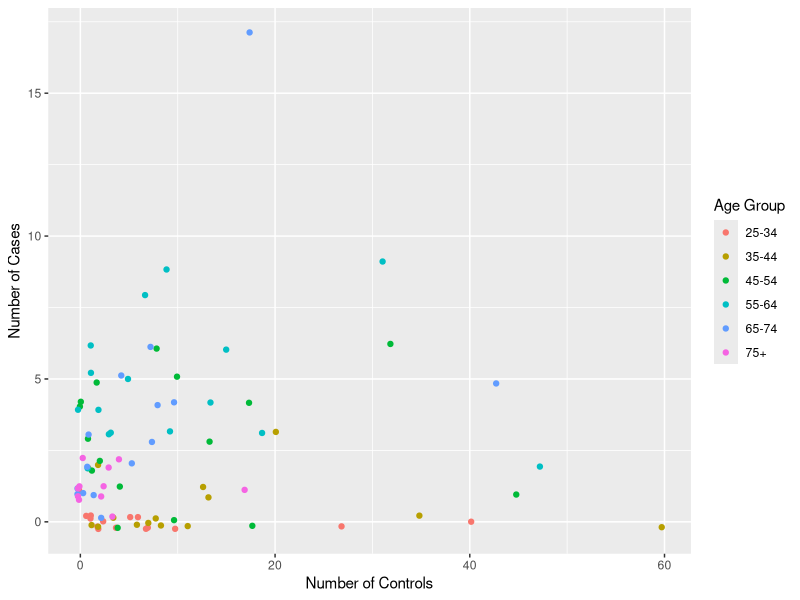
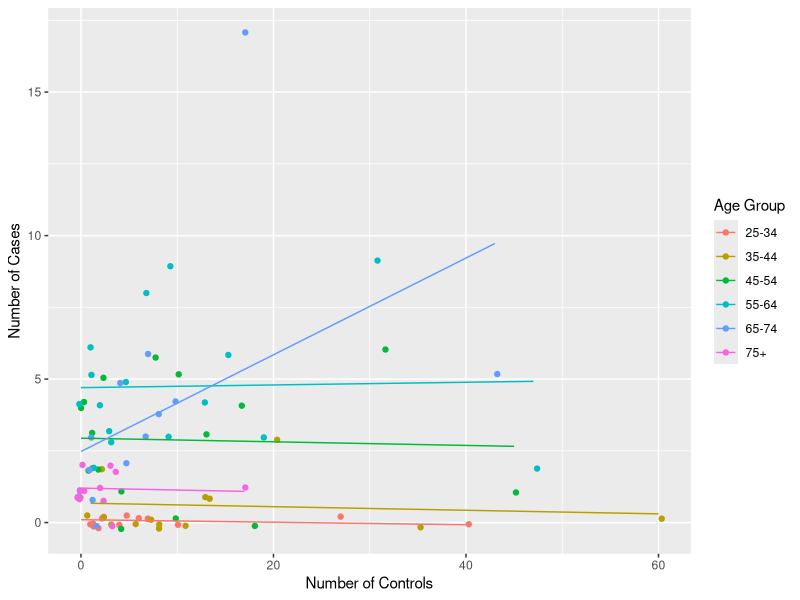
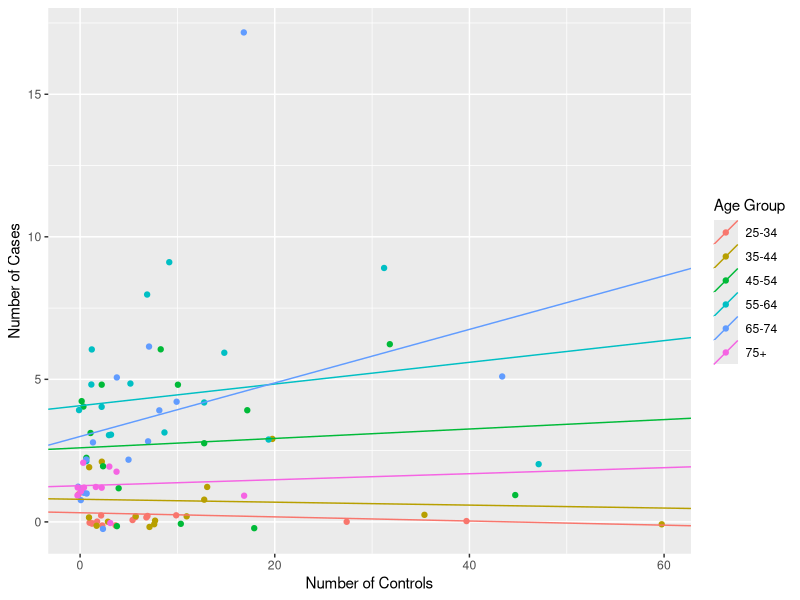
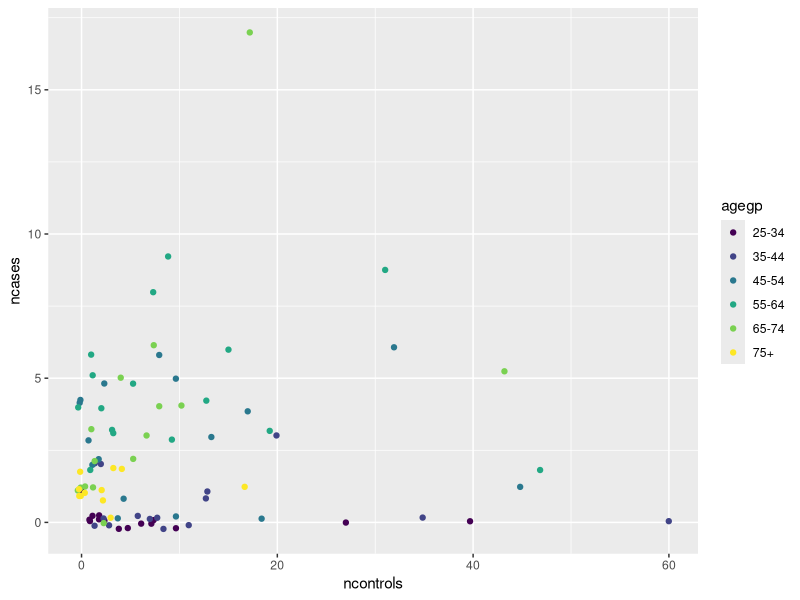
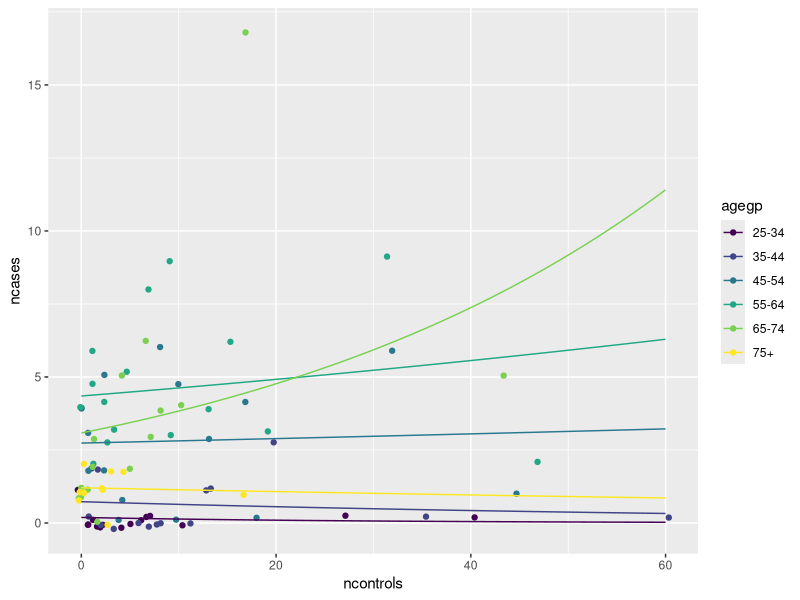
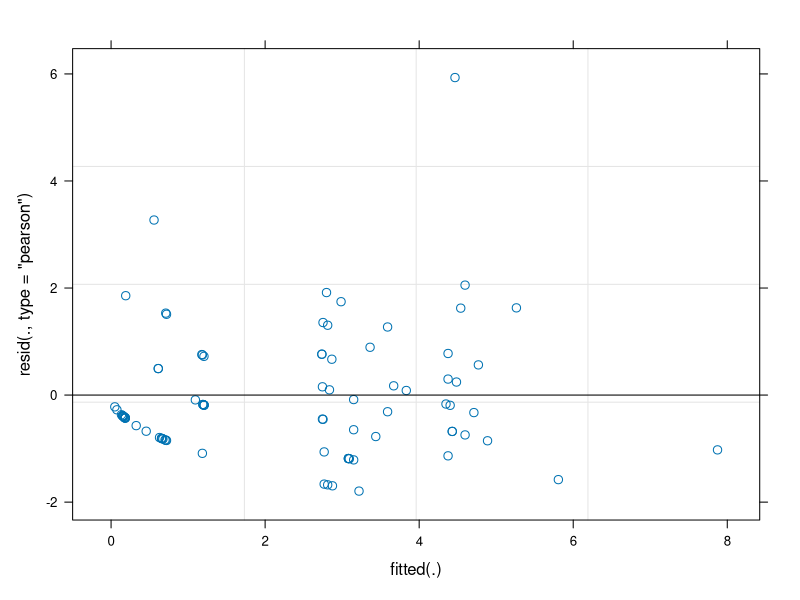

Write the R code that produced these figures, in order.
## ---- chunk 1
suppressPackageStartupMessages(library(tidyverse))
## ---- chunk 2
(p <- ggplot(esoph, aes(ncontrols, ncases, group=agegp, colour=agegp)) +
    geom_jitter(height=0.25) +
    scale_colour_discrete("Age Group") +
    ylab("Number of Cases") + xlab("Number of Controls"))
## ---- chunk 3
p + geom_smooth(method="lm", se=FALSE, size=0.5)
## ---- chunk 4
esoph %>% 
    group_by(agegp) %>% 
    summarise(n=length(ncases))
## ---- chunk 5
# library(tidyverse)
# library(broom)
# set.seed(1000)
# ## Number of groups
# g <- 10
# ## Number of observations per group
# ng <- 10
# ## Initiate slope and SE estimates
# beta1hat <- numeric(0)
# se <- numeric(0)
# for (i in 1:1000) {
#   ## Generate intercept and slope from a joint Normal distribution
#   beta0 <- rnorm(g)
#   beta1 <- 1 + beta0 + rnorm(g)
#   ## Generate iid data from within each group
#   esoph <- tibble(group=LETTERS[1:g], beta0, beta1) %>%
#     mutate(x = map(beta0, ~ rnorm(ng))) %>%
#     unnest() %>%
#     group_by(group) %>%
#     mutate(eps = rnorm(length(x)),
#            y = beta0 + beta1 * x + eps)
#   ## Fit a linear regression, forcing a common slope
#   fit <- lm(y ~ x + group, data=esoph) %>%
#     tidy()
#   beta1hat[i] <- fit$estimate[2]
#   se[i] <- fit$std.error[2]
# }
# ## Actual SE:
# sd(beta1hat)
# ## SE given from the lm fit:
# mean(se)
# 
# ## Here's a plot of the last sample generated:
# ggplot(esoph, aes(x, y)) +
#   geom_point(aes(colour=group), alpha=0.5) +
#   theme_bw()
## ---- chunk 6
fit <- lme4::lmer(ncases ~ ncontrols + (ncontrols | agegp), 
            data=esoph)
## ---- chunk 7
summary(fit)
## ---- chunk 8
(par_coll <- coef(fit)[[1]])
## ---- chunk 9
## Put the slopes and intercepts with the data frame:
par_coll %>% 
    rownames_to_column("agegp") %>% 
    left_join(esoph, by="agegp")
par_coll <- rownames_to_column(par_coll)
esoph <- plyr::ddply(esoph, ~ agegp, function(df){
    pars <- subset(par_coll, rowname==unique(df$agegp))
    int <- pars$`(Intercept)`
    slp <- pars$ncontrols
    cbind(df, intercept=int, slope=slp)
})

## Plot
ggplot(esoph, aes(ncontrols, ncases, group=agegp, colour=agegp)) +
    geom_jitter(height=0.25) +
    geom_abline(aes(intercept=intercept, slope=slope, colour=agegp)) +
    scale_colour_discrete("Age Group") +
    ylab("Number of Cases") + xlab("Number of Controls")
## ---- chunk 10
p <- ggplot(esoph, aes(ncontrols, ncases)) +
    geom_jitter(aes(colour=agegp), height=0.25)
p
## ---- chunk 11
fit <- lme4::glmer(ncases ~ ncontrols + (1 + ncontrols | agegp), 
                   data=esoph, 
                   family=poisson)
summary(fit)
## ---- chunk 12
(coef_fit <- coef(fit)$agegp)
## Colours with stat_function are not nice to deal with. Do manually.
p + stat_function(aes(colour="25-34"), fun = function(x) exp(coef_fit[1,1] + coef_fit[1,2]*x)) +
    stat_function(aes(colour="35-44"), fun = function(x) exp(coef_fit[2,1] + coef_fit[2,2]*x)) +
    stat_function(aes(colour="45-54"), fun = function(x) exp(coef_fit[3,1] + coef_fit[3,2]*x)) +
    stat_function(aes(colour="55-64"), fun = function(x) exp(coef_fit[4,1] + coef_fit[4,2]*x)) +
    stat_function(aes(colour="65-74"), fun = function(x) exp(coef_fit[5,1] + coef_fit[5,2]*x)) +
    stat_function(aes(colour="75+"),   fun = function(x) exp(coef_fit[6,1] + coef_fit[6,2]*x))
## ---- chunk 13
plot(fit)
